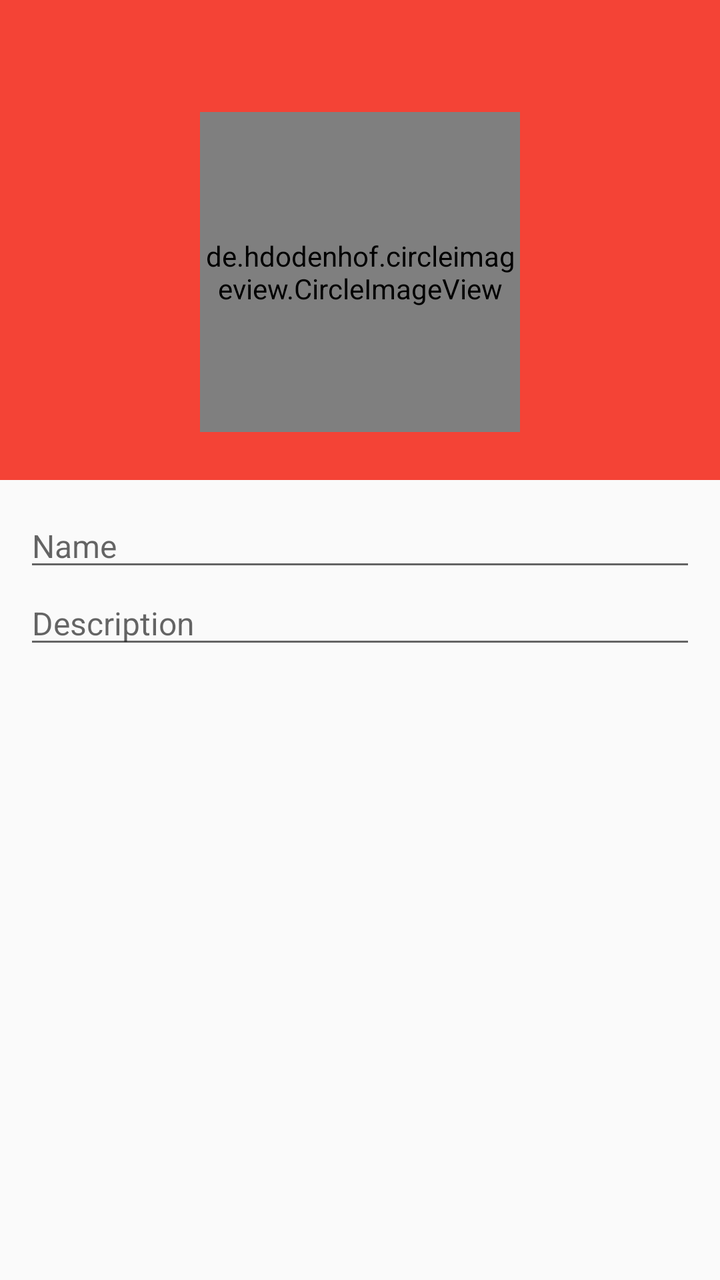
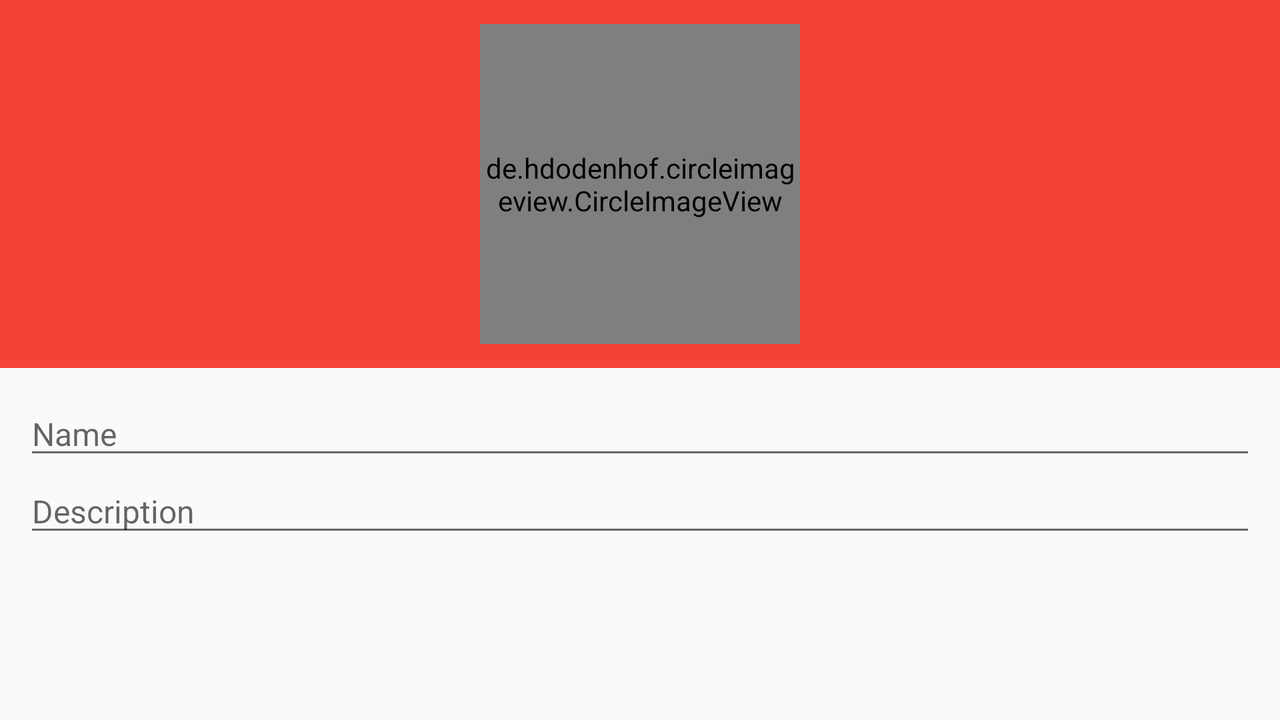

First picture: res/layout/ on a phone held upright. Second picture: the repository's own variant of that layout, on a device whose configuration matches the variant's folder. Source for both follows.
<!-- AndroidManifest.xml: application theme AppTheme -->
<!-- res/layout/fragment_edit_circle.xml -->
<?xml version="1.0" encoding="utf-8"?>
<android.support.design.widget.CoordinatorLayout xmlns:android="http://schemas.android.com/apk/res/android"
    xmlns:app="http://schemas.android.com/apk/res-auto"
    android:layout_width="match_parent"
    android:layout_height="match_parent">

    <LinearLayout
        android:layout_width="match_parent"
        android:layout_height="match_parent"
        android:orientation="vertical">

        <android.support.design.widget.AppBarLayout
            android:layout_width="match_parent"
            android:layout_height="wrap_content"
            android:theme="@style/ThemeOverlay.AppCompat.Dark.ActionBar">

            <include
                android:id="@+id/toolbar"
                layout="@layout/toolbar" />

                <de.hdodenhof.circleimageview.CircleImageView
                    android:id="@+id/icon"
                    android:layout_width="160dp"
                    android:layout_height="160dp"
                    android:layout_marginBottom="24dp"
                    android:layout_gravity="center_horizontal"
                    android:src="@drawable/fighting_gobblers_medium"
                    app:civ_border_color="#FFFFFFFF"
                    app:civ_border_width="2dp" />

        </android.support.design.widget.AppBarLayout>

        <LinearLayout
            android:layout_width="match_parent"
            android:layout_height="wrap_content"
            android:layout_margin="12dp"
            android:orientation="vertical">

            <EditText
                android:id="@+id/name"
                android:layout_width="match_parent"
                android:layout_height="wrap_content"
                android:layout_gravity="center_horizontal"
                android:gravity="start"
                android:textSize="16sp"
                android:freezesText="true"
                android:maxLines="1"
                android:nextFocusDown="@+id/description"
                android:hint="Name" />

            <EditText
                android:id="@+id/description"
                android:layout_width="match_parent"
                android:layout_height="wrap_content"
                android:layout_gravity="center_horizontal"
                android:gravity="left|start"
                android:textSize="16sp"
                android:maxLines="2"
                android:maxLength="128"
                android:nextFocusDown="@null"
                android:hint="Description" />

        </LinearLayout>

    </LinearLayout>

    <ImageView
        android:layout_width="wrap_content"
        android:layout_height="wrap_content"
        android:paddingBottom="24dp"
        android:paddingRight="24dp"
        android:paddingEnd="24dp"
        android:src="@drawable/ic_add_circle_outline_white_24dp"
        app:layout_anchor="@+id/icon"
        app:layout_anchorGravity="bottom|right|end"/>

</android.support.design.widget.CoordinatorLayout>
<!-- res/layout/toolbar.xml (included above) -->
<?xml version="1.0" encoding="utf-8"?>
<android.support.v7.widget.Toolbar
    xmlns:android="http://schemas.android.com/apk/res/android"
    android:layout_width="match_parent"
    android:layout_height="wrap_content"
    android:background="?attr/colorPrimary"
    android:theme="@style/ThemeOverlay.AppCompat.Dark.ActionBar"/>
<!-- resources referenced by this layout -->
<resources>
  <!-- drawable fighting_gobblers_medium: png bitmap (drawable, 163242 bytes) -->
  <style name="AppTheme" parent="AppBaseTheme">
          
      </style>
  <style name="AppBaseTheme" parent="Base.Theme.HokieFinderApp">
          
      </style>
  <style name="Base.Theme.HokieFinderApp" parent="Theme.AppCompat.Light.NoActionBar">
          <item name="colorPrimary">@color/primary</item>
          <item name="colorPrimaryDark">@color/primary_dark</item>
          <item name="colorAccent">@color/accent</item>
      </style>
  <color name="primary">#F44336</color>
  <color name="primary_dark">#D32F2F</color>
  <color name="accent">#FF5252</color>
</resources>
<!-- res/layout-land/fragment_edit_circle.xml (the author's variant of the layout above) -->
<!-- drawn on the phone turned sideways -->
<?xml version="1.0" encoding="utf-8"?>
<android.support.design.widget.CoordinatorLayout xmlns:android="http://schemas.android.com/apk/res/android"
    xmlns:app="http://schemas.android.com/apk/res-auto"
    android:layout_width="match_parent"
    android:layout_height="match_parent">

    <android.support.design.widget.AppBarLayout
        android:layout_width="match_parent"
        android:layout_height="wrap_content"
        android:theme="@style/ThemeOverlay.AppCompat.Dark.ActionBar">

        <android.support.design.widget.CollapsingToolbarLayout
            android:layout_width="match_parent"
            android:layout_height="match_parent"
            app:contentScrim="?attr/colorPrimary"
            app:layout_scrollFlags="scroll|exitUntilCollapsed">

            <LinearLayout
                android:layout_width="wrap_content"
                android:layout_height="wrap_content"
                android:layout_gravity="center_horizontal">

                <de.hdodenhof.circleimageview.CircleImageView
                    android:id="@+id/icon"
                    android:layout_width="160dp"
                    android:layout_height="160dp"
                    android:layout_marginTop="12dp"
                    android:layout_marginBottom="12dp"
                    android:src="@drawable/fighting_gobblers_medium"
                    app:layout_collapseMode="parallax"
                    app:layout_collapseParallaxMultiplier="0.7"
                    app:civ_border_color="#FFFFFFFF"
                    app:civ_border_width="2dp"/>

            </LinearLayout>

            <android.support.v7.widget.Toolbar
                android:id="@+id/toolbar"
                android:layout_width="match_parent"
                android:layout_height="?attr/actionBarSize"
                android:theme="@style/ThemeOverlay.AppCompat.Dark.ActionBar"
                app:layout_collapseMode="pin"
                app:popupTheme="@style/ThemeOverlay.AppCompat.Light" />

        </android.support.design.widget.CollapsingToolbarLayout>

    </android.support.design.widget.AppBarLayout>

    <android.support.v4.widget.NestedScrollView
        android:layout_width="match_parent"
        android:layout_height="match_parent"
        android:layout_margin="12dp"
        android:orientation="vertical"
        app:layout_behavior="@string/appbar_scrolling_view_behavior">

        <LinearLayout
            android:layout_width="match_parent"
            android:layout_height="wrap_content"
            android:orientation="vertical">

            <EditText
                android:id="@+id/name"
                android:layout_width="match_parent"
                android:layout_height="wrap_content"
                android:layout_gravity="center_horizontal"
                android:gravity="left|start"
                android:textSize="16sp"
                android:inputType="textNoSuggestions"
                android:hint="Name" />

            <EditText
                android:id="@+id/description"
                android:layout_width="match_parent"
                android:layout_height="wrap_content"
                android:layout_gravity="center_horizontal"
                android:gravity="left|start"
                android:textSize="16sp"
                android:inputType="textCapSentences"
                android:hint="Description" />

        </LinearLayout>

    </android.support.v4.widget.NestedScrollView>

</android.support.design.widget.CoordinatorLayout>
